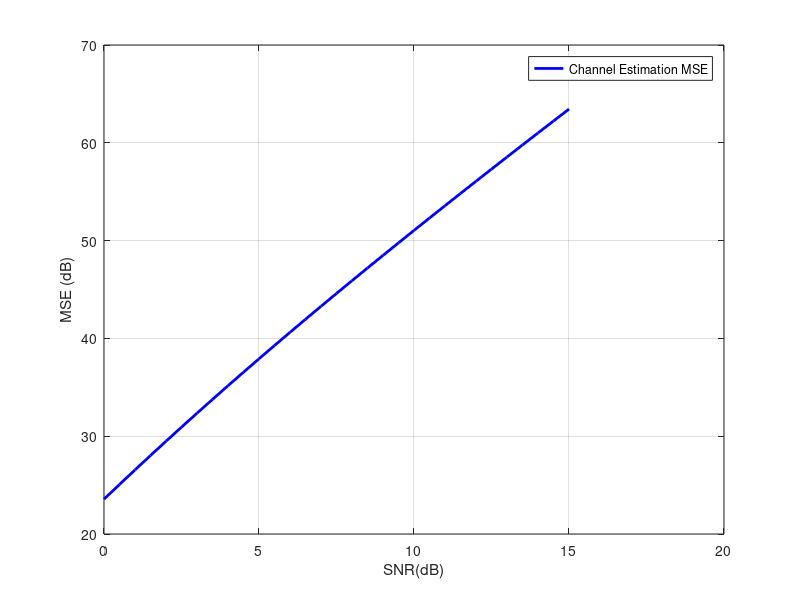
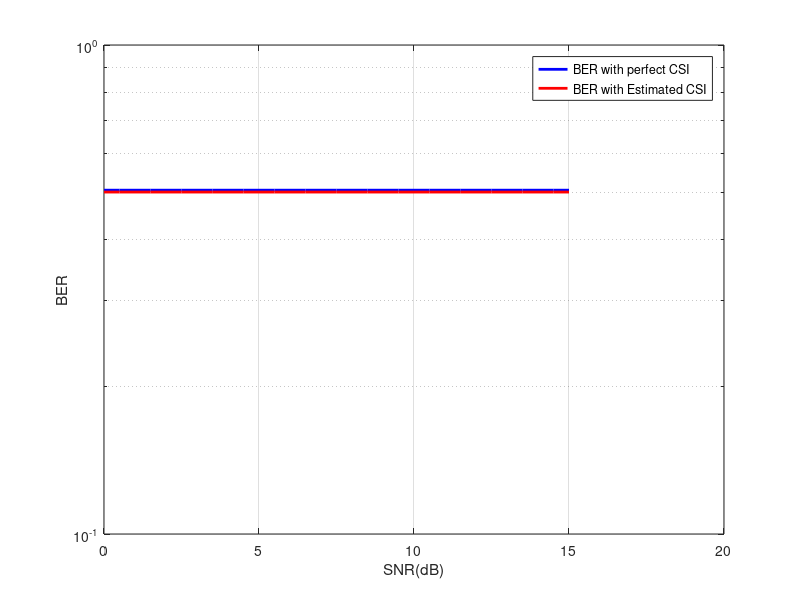

The MATLAB script that drew these images, in order:
%Refershing Terminal & Workspace
clc
clear

nPilot = 10;
nData = 1e3;
blocklength = nPilot+nData;
nBlocks = 2e3;
SNRdb = 0:0.5:15;
SNR = 10.^(SNRdb/10);

No = 1;
BER_pCSI = zeros(size(SNRdb)); % BER of perfect chanel
BER_imCSI = zeros(size(SNRdb)); % BER of imperfect or estimated channel
hEstErr = zeros(size(SNRdb)); % Channel estimation error

for blk = 1:nBlocks
    h = randn + 1j*randn;  % 1. Generate complex gaussian channel
    Bits = randi([0,1],1,blocklength); % 2. Generate bits of length equal to blocklength
    Sym = 2 * Bits - 1;%2. Generate BPSK symbols, ie map bit 1--->+1 and 0--->-1
    pSym = Sym(1:nPilot); % 4. generate/get nPilot number of pilot symbols
    pNorm = norm(pSym.*pSym); % 5. Calculate the norm square of pilot symbols
    noise = sqrt(No/2)*(randn(1,blocklength) + 1j*randn(1,blocklength)); % Generate complex noise of variance N0 
    for K = 1: length(SNRdb)
        TxSym = sqrt(SNR(K))*Sym;  % Generate transmit symbol 
        RxSym = (TxSym)*h + noise;  % Calculate the received symbol
        pObser = RxSym(1:nPilot);
        pObser_trans = transpose(pObser);% Get the reveived observation vector corresponding to the pilot symbols
        hEst = ((pSym)*(pObser_trans))/(pNorm); % calculate estimated channel
        hEstErr(K) = hEstErr(K) + abs((h-hEst))^2;  % Calculate channel estimation error
        EqSym_pCSI = RxSym/h; % Equlization of perfect channel
        Decbits_pCSI = (EqSym_pCSI > 0); % Make decision based on received symbols to recover the bits under perfect channel
        BER_pCSI(K) = BER_pCSI(K) + sum(Decbits_pCSI ~= Bits); % Calculate BER of perfect channel
       
        EqSym_imCSI = RxSym(nPilot:blocklength)/hEst;
        Decbits_imCSI = (EqSym_imCSI > 0);
        % Equlization of estimated/imperfect channel
        
        %Make decision based on received symbols to recover the bits under imperfect channel
        BER_imCSI(K) =BER_imCSI(K) + sum(Decbits_imCSI ~= Bits(nPilot:blocklength)); 
    end
end
hEstMSE = hEstErr/nBlocks;
BER_pCSI = BER_pCSI/nData/nBlocks;
BER_imCSI = BER_imCSI/nData/nBlocks;

figure;
plot(SNRdb,10*log(hEstMSE),'b','LineWidth',2.0)
grid on
legend('Channel Estimation MSE')
xlabel('SNR(dB)')
ylabel('MSE (dB)')

figure;
semilogy(SNRdb,BER_pCSI,'b','LineWidth',2.0)
hold on
semilogy(SNRdb,BER_imCSI,'r','LineWidth',2.0)
grid on
legend('BER with perfect CSI','BER with Estimated CSI')
xlabel('SNR(dB)')
ylabel('BER')


